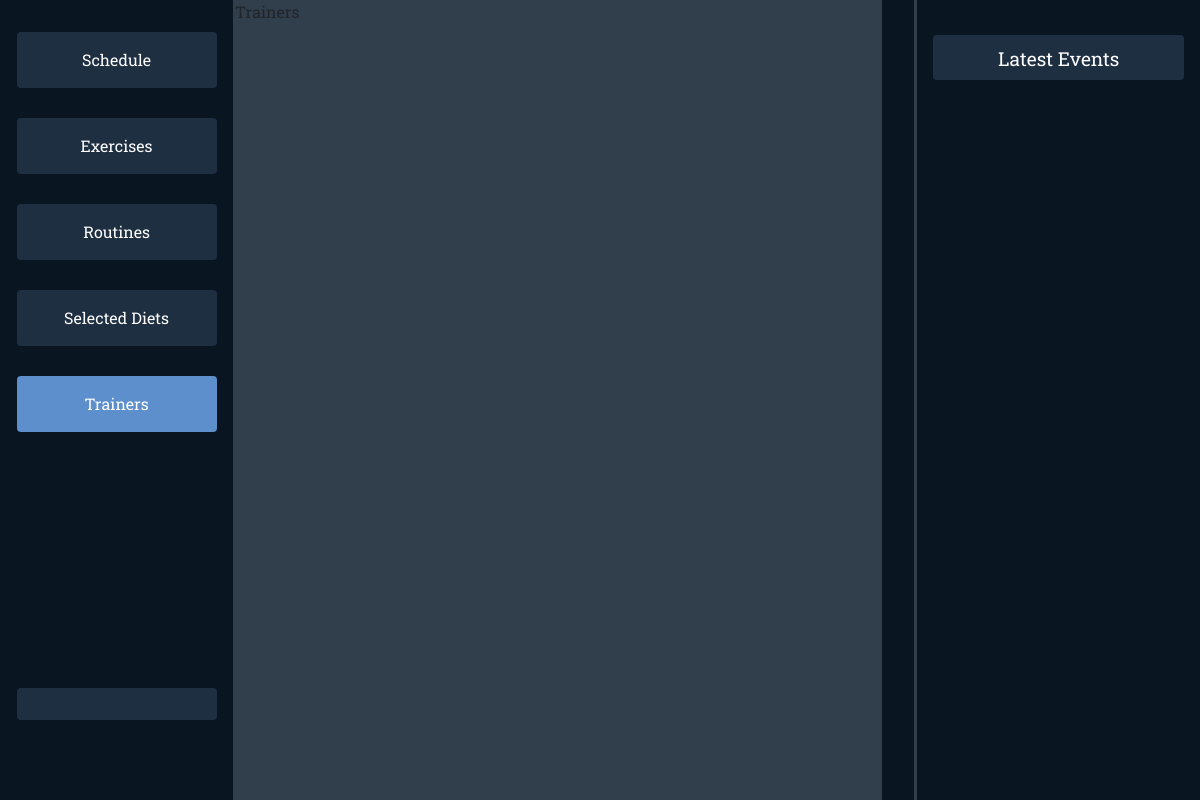
The page /dashboard/trainers/ (signed in) on the database as committed earlier.
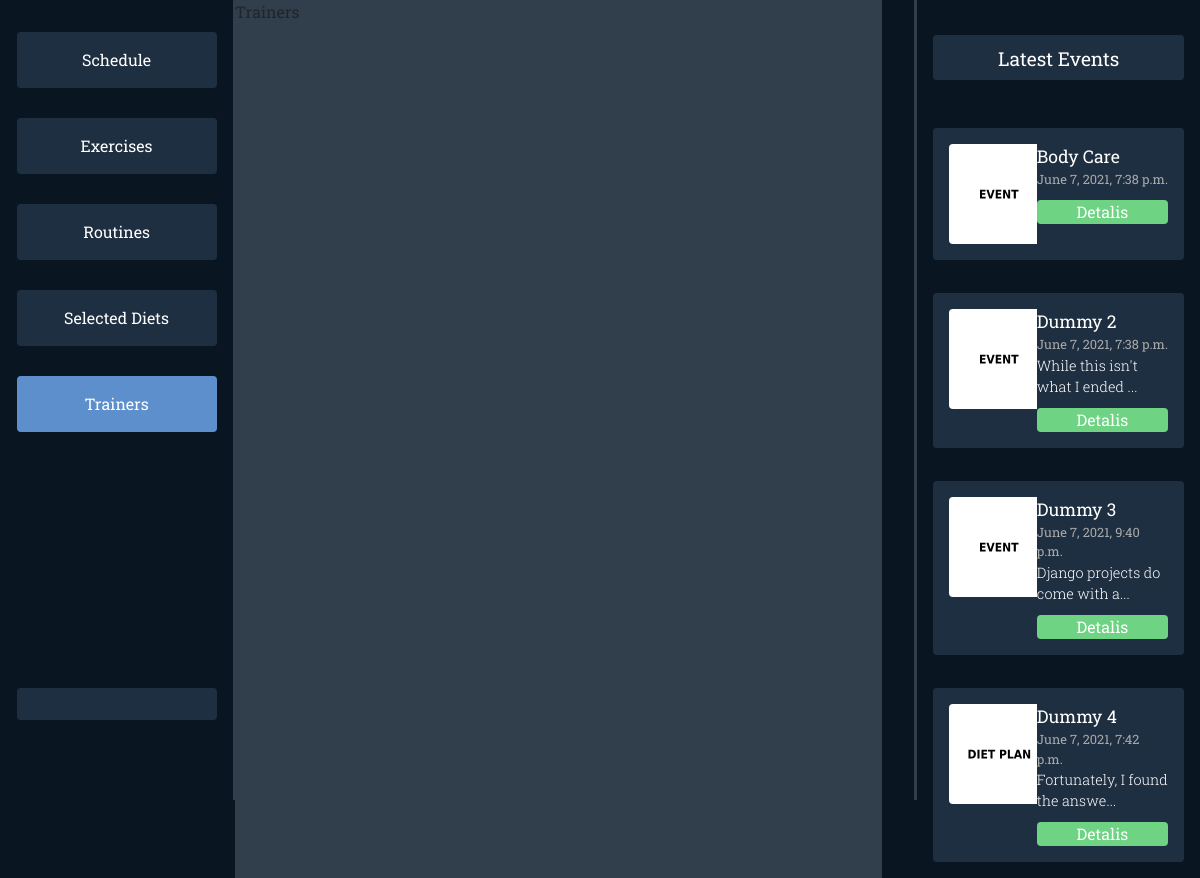
The same page on the database as committed later.
### dashboards/models.py (models this page shows, shortened)
class Event(models.Model):
    title = models.CharField(max_length=60, blank=True)
    date = models.DateTimeField(default=datetime.datetime.now(), blank=True)
    desc = models.TextField(blank=True)
    thumbnail = models.ImageField(
        upload_to='events/', default='events/default.jpg')

### dashboards/views.py (the view)
# urls.py: path('trainers/', views.trainers, name='userdashboard-trainers'),
@login_required(login_url='login')
def trainers(request):
    navigation = {
        'schedule': {
            'name': 'Schedule',
            'isActive': False,
            'url': 'schedule'
        },
        'exercises': {
            'name': 'Exercises',
            'isActive': False,
            'url': 'exercises',
        },
        'routines': {
            'name': 'Routines',
            'isActive': False,
            'url': 'routines'
        },
        'diets': {
            'name': 'Selected Diets',
            'isActive': False,
            'url': 'diets'
        },
        'trainers': {
            'name': 'Trainers',
            'isActive': True,
            'url': 'trainers'
        },
    }
    events = Event.objects.all()[:4]
    context = {'options': navigation, 'events': events}
    return render(request, 'dashboards/user/trainers.html', context)

### dashboards/templates/dashboards/user/trainers.html (shortened to what this page needs)
{% extends 'dashboards/user/dashboard.html' %}
{% block middle %}
Trainers
{% endblock middle %}

### dashboards/templates/dashboards/user/dashboard.html (shortened to what this page needs)
{% load static %}
<html>
  <head>
    <link rel="stylesheet" href="https://maxcdn.bootstrapcdn.com/bootstrap/4.0.0/css/bootstrap.min.css">
    <link rel="stylesheet" href="{% static 'css/dashboards/main.css' %}">
  </head>
  <body>
  {% block content %}
  {% if user.is_authenticated %}
  <div class="mycontainer">
    <div class="navigation">
      <div class="nav-col">
        <div class="options">
          {% for key, item in options.items %}
            {% if item.isActive %}
            <div class="option-active"><a href="/dashboard/{{item.url}}">{{ item.name }}</a></div>
            {% else %}
            <div class="option"><a href="/dashboard/{{item.url}}">{{ item.name }}</a></div>
            {% endif %}
          {% endfor %}
        </div>
        <div class="user-btn">
        </div>
      </div>
      <div class="divider"></div>
    </div>
    <div class="middle">
    {% block middle %}
    {% endblock middle %}
    </div>
    <div class="events-section">
      <div class="divider"></div>
      <div class="events">
        <div class="latest">
          Latest Events
        </div>
        <div class="items overflow-auto">
        {% for item in events %}
          <div class="event-item">
            <div class="event-item-left">
              <div class="event-thumb"><img src="{{item.thumbnail.url}}"></div>
            </div>
            <div class="event-item-right">
              <div class="title">{{item.title}}</div>
              <div class="date">{{item.date}}</div>
              {% if item.desc|length > 30 %}
                <div class="desc">{{item.desc|slice:":30"}}...</div>
              {% else %}
                <div class="desc">{{item.desc}}</div>
              {% endif %}
              <div class="details">Detalis</div>
            </div>
          </div>
        {% endfor %}
        </div>
      </div>
    </div>
  </div>
  {% endif %}
  {% endblock content %}
  </body>
<html>

Rows that differ between the two databases and show on the page:
added Event: thumbnail (placeholder picture), title "Body Care", date "June 7, 2021, 7:38 p.m."
added Event: thumbnail (placeholder picture), title "Dummy 2", date "June 7, 2021, 7:38 p.m.", desc "While this isn't what I ended"
added Event: thumbnail (placeholder picture), title "Dummy 3", date "June 7, 2021, 9:40 p.m.", desc "Django projects do come with a"
added Event: thumbnail (placeholder picture), title "Dummy 4", date "June 7, 2021, 7:42 p.m.", desc "Fortunately, I found the answe"
